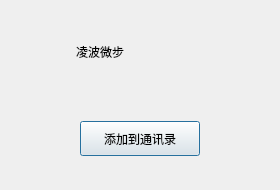
<?xml version="1.0" encoding="UTF-8"?>
<ui version="4.0">
 <class>FindSuccessDlg</class>
 <widget class="QDialog" name="FindSuccessDlg">
  <property name="geometry">
   <rect>
    <x>0</x>
    <y>0</y>
    <width>280</width>
    <height>190</height>
   </rect>
  </property>
  <property name="minimumSize">
   <size>
    <width>280</width>
    <height>190</height>
   </size>
  </property>
  <property name="maximumSize">
   <size>
    <width>280</width>
    <height>190</height>
   </size>
  </property>
  <property name="windowTitle">
   <string>Dialog</string>
  </property>
  <layout class="QVBoxLayout" name="verticalLayout">
   <item>
    <widget class="QWidget" name="widget" native="true">
     <layout class="QHBoxLayout" name="horizontalLayout">
      <item>
       <widget class="QLabel" name="head_lb">
        <property name="minimumSize">
         <size>
          <width>50</width>
          <height>50</height>
         </size>
        </property>
        <property name="maximumSize">
         <size>
          <width>50</width>
          <height>50</height>
         </size>
        </property>
        <property name="text">
         <string/>
        </property>
       </widget>
      </item>
      <item>
       <widget class="QLabel" name="name_lb">
        <property name="text">
         <string>凌波微步</string>
        </property>
        <property name="alignment">
         <set>Qt::AlignCenter</set>
        </property>
       </widget>
      </item>
      <item>
       <spacer name="horizontalSpacer">
        <property name="orientation">
         <enum>Qt::Horizontal</enum>
        </property>
        <property name="sizeHint" stdset="0">
         <size>
          <width>40</width>
          <height>20</height>
         </size>
        </property>
       </spacer>
      </item>
     </layout>
    </widget>
   </item>
   <item>
    <widget class="QWidget" name="widget_2" native="true">
     <layout class="QHBoxLayout" name="horizontalLayout_2">
      <item>
       <widget class="ClickedBtn" name="add_friend_btn">
        <property name="minimumSize">
         <size>
          <width>120</width>
          <height>35</height>
         </size>
        </property>
        <property name="maximumSize">
         <size>
          <width>120</width>
          <height>35</height>
         </size>
        </property>
        <property name="text">
         <string>添加到通讯录</string>
        </property>
       </widget>
      </item>
     </layout>
    </widget>
   </item>
  </layout>
 </widget>
 <customwidgets>
  <customwidget>
   <class>ClickedBtn</class>
   <extends>QPushButton</extends>
   <header location="global">clickedbtn.h</header>
  </customwidget>
 </customwidgets>
 <resources/>
 <connections/>
</ui>
